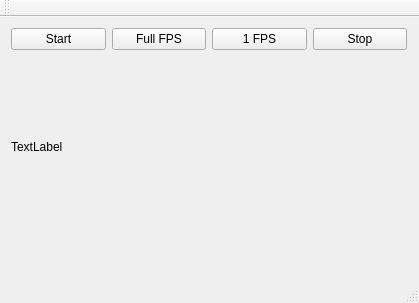
<?xml version="1.0" encoding="UTF-8"?>
<ui version="4.0">
 <class>ControlWindow</class>
 <widget class="QMainWindow" name="ControlWindow">
  <property name="geometry">
   <rect>
    <x>0</x>
    <y>0</y>
    <width>419</width>
    <height>303</height>
   </rect>
  </property>
  <property name="windowTitle">
   <string>ControlWindow</string>
  </property>
  <widget class="QWidget" name="centralWidget">
   <widget class="QWidget" name="verticalLayoutWidget">
    <property name="geometry">
     <rect>
      <x>0</x>
      <y>0</y>
      <width>418</width>
      <height>231</height>
     </rect>
    </property>
    <layout class="QVBoxLayout" name="verticalLayout">
     <property name="sizeConstraint">
      <enum>QLayout::SetMaximumSize</enum>
     </property>
     <item>
      <layout class="QHBoxLayout" name="horizontalLayout_2">
       <item>
        <widget class="QPushButton" name="startBtn">
         <property name="text">
          <string>Start</string>
         </property>
        </widget>
       </item>
       <item>
        <widget class="QPushButton" name="fullFpsBtn">
         <property name="text">
          <string>Full FPS</string>
         </property>
        </widget>
       </item>
       <item>
        <widget class="QPushButton" name="lowFPSBtn">
         <property name="text">
          <string>1 FPS</string>
         </property>
        </widget>
       </item>
       <item>
        <widget class="QPushButton" name="stopBtn">
         <property name="text">
          <string>Stop</string>
         </property>
        </widget>
       </item>
      </layout>
     </item>
     <item>
      <widget class="QLabel" name="label">
       <property name="sizePolicy">
        <sizepolicy hsizetype="Preferred" vsizetype="MinimumExpanding">
         <horstretch>0</horstretch>
         <verstretch>0</verstretch>
        </sizepolicy>
       </property>
       <property name="text">
        <string>TextLabel</string>
       </property>
      </widget>
     </item>
    </layout>
   </widget>
  </widget>
  <widget class="QMenuBar" name="menuBar">
   <property name="geometry">
    <rect>
     <x>0</x>
     <y>0</y>
     <width>419</width>
     <height>28</height>
    </rect>
   </property>
  </widget>
  <widget class="QToolBar" name="mainToolBar">
   <attribute name="toolBarArea">
    <enum>TopToolBarArea</enum>
   </attribute>
   <attribute name="toolBarBreak">
    <bool>false</bool>
   </attribute>
  </widget>
  <widget class="QStatusBar" name="statusBar"/>
 </widget>
 <layoutdefault spacing="6" margin="11"/>
 <resources/>
 <connections/>
</ui>
